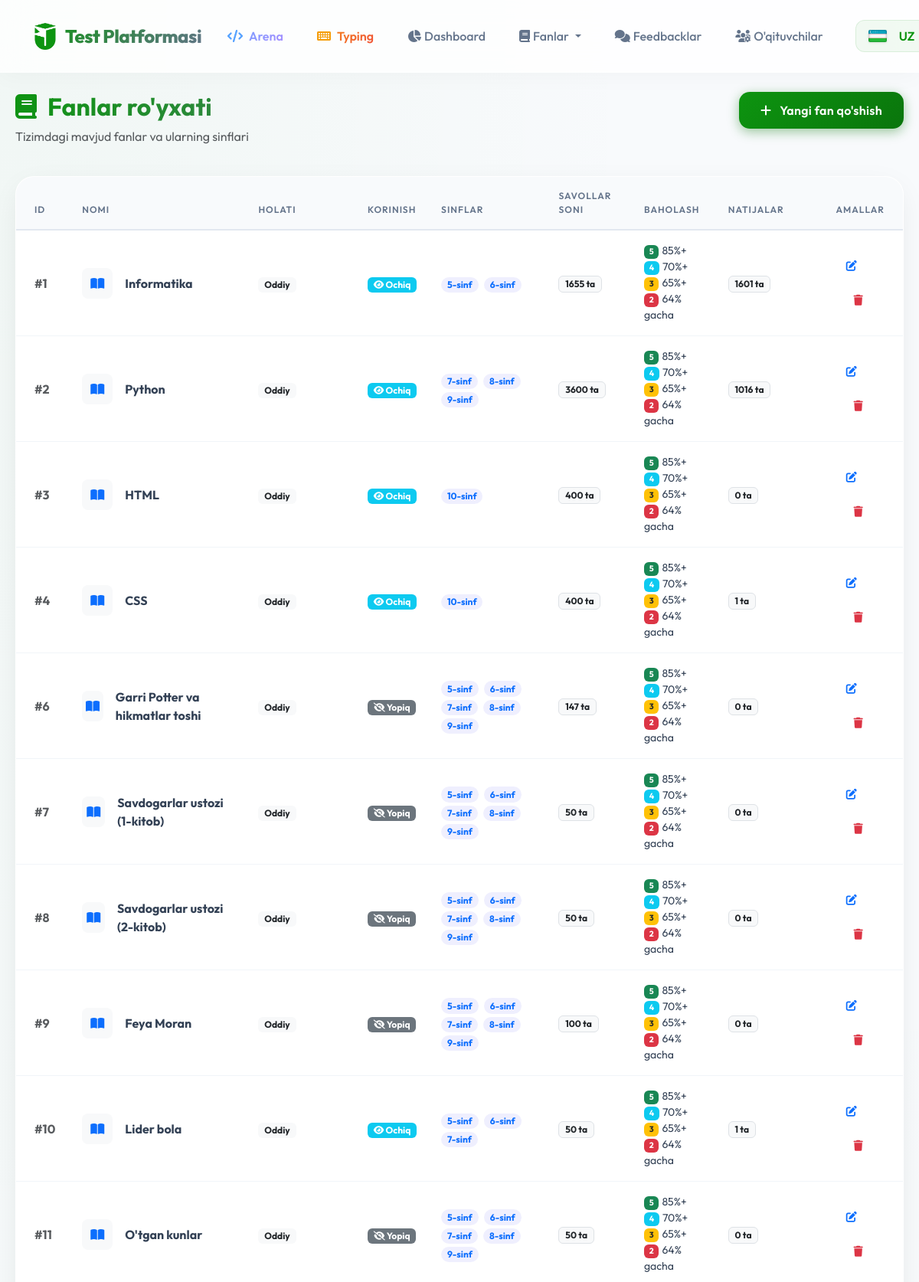
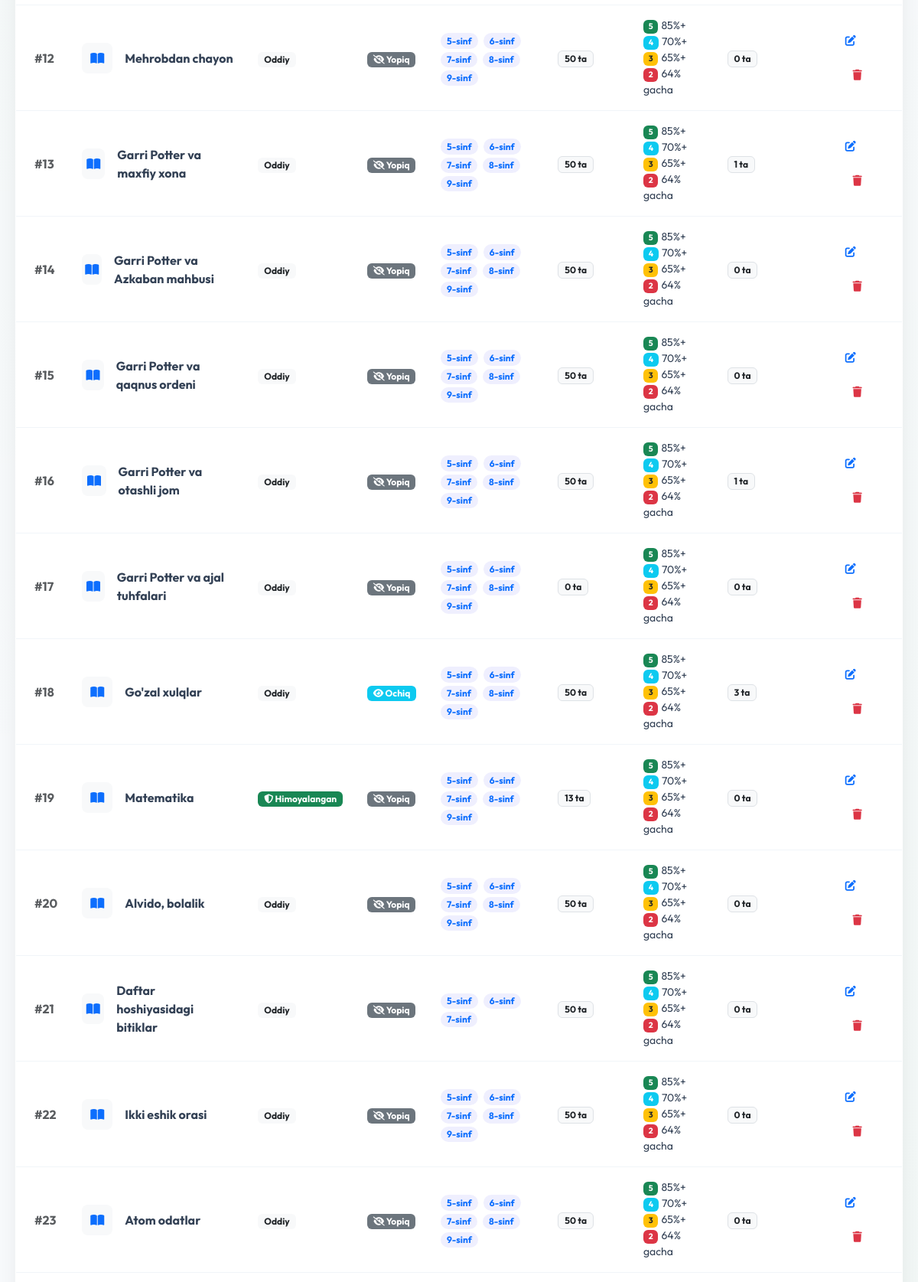
The app's page /admin/subjects (signed in, upper part) with its own data (2 pictures, top to bottom).
### models.py (models this page shows)
class Subject(db.Model):
    id = db.Column(db.Integer, primary_key=True)
    name = db.Column(db.String(50), nullable=False)
    name_ru = db.Column(db.String(50))
    name_en = db.Column(db.String(50))
    grades = db.Column(db.String(20), nullable=False)  # e.g. "5,6" or "7,8,9"
    is_protected = db.Column(db.Boolean, default=False)  # Anti-cheat protection
    question_count = db.Column(db.Integer, default=20)
    time_limit = db.Column(db.Integer, default=30)
    show_results = db.Column(db.Boolean, default=True)
    is_visible = db.Column(db.Boolean, default=True)

### routes/admin.py (the view)
@admin_bp.route('/subjects')
def subjects():
    subjects = Subject.query.all()
    for subject in subjects:
        subject.grade_settings = get_subject_grade_settings(subject.id)
    return render_template('admin_subjects.html', subjects=subjects)

### feature_store.py (called while the page is built)
def _feature_store_path() -> Path:
    instance_dir = Path(current_app.instance_path)
    instance_dir.mkdir(parents=True, exist_ok=True)
    store_path = instance_dir / FEATURE_STORE_FILENAME
    if not store_path.exists():
        store_path.write_text(
            json.dumps({"question_images": {}, "subject_grading": {}}, ensure_ascii=False, indent=2),
            encoding="utf-8",
        )
    return store_path

def _normalize_store(payload: Any) -> dict[str, dict[str, Any]]:
    data = payload if isinstance(payload, dict) else {}
    question_images = data.get("question_images")
    subject_grading = data.get("subject_grading")
    return {
        "question_images": question_images if isinstance(question_images, dict) else {},
        "subject_grading": subject_grading if isinstance(subject_grading, dict) else {},
    }

def load_feature_store() -> dict[str, dict[str, Any]]:
    if hasattr(g, '_feature_store'):
        return g._feature_store
    store_path = _feature_store_path()
    try:
        payload = json.loads(store_path.read_text(encoding="utf-8"))
    except (OSError, json.JSONDecodeError) as e:
        current_app.logger.warning("feature_store o'qishda xato: %s", e)
        payload = {}
    result = _normalize_store(payload)
    g._feature_store = result
    return result

def validate_grade_settings(
    excellent_min: int,
    good_min: int,
    satisfactory_min: int,
    fail_max: int,
) -> str | None:
    values = [excellent_min, good_min, satisfactory_min, fail_max]
    if any(value < 0 or value > 100 for value in values):
        return _("Baho chegaralari 0 dan 100 gacha bo'lishi kerak")
    if not excellent_min > good_min > satisfactory_min:
        return _("Chegaralar kamayish tartibida bo'lishi kerak: A'lo > Yaxshi > Qoniqarli")
    if fail_max >= satisfactory_min:
        return _("Qoniqarsiz chegarasi Qoniqarli chegarasidan past bo'lishi kerak")
    if fail_max != satisfactory_min - 1:
        return _("Qoniqarsiz chegarasi Qoniqarli chegarasidan 1 foiz past bo'lishi kerak")
    return None

### routes/admin.py (called while the page is built)
@admin_bp.before_request
def require_login():
    if request.endpoint == 'admin.login':
        return
    if 'admin_id' not in session:
        return redirect(url_for('admin.login'))

### templates/admin_subjects.html (shortened to what this page needs)
{% extends "base.html" %}
{% block content %}
<div class="row mb-4 animate-fade-in-up">
    <div class="col-md-8">
        <h2 class="fw-bold text-gradient"><i class="fas fa-book me-2"></i> {{ _('Fanlar ro\'yxati') }}</h2>
        <p class="text-muted">{{ _('Tizimdagi mavjud fanlar va ularning sinflari') }}</p>
    </div>
    <div class="col-md-4 text-md-end">
        <a href="{{ url_for('admin.subject_add') }}" class="btn btn-primary">
            <i class="fas fa-plus me-2"></i> {{ _('Yangi fan qo\'shish') }}
        </a>
    </div>
</div>
<div class="card animate-fade-in-up" style="animation-delay: 0.1s;">
    <div class="card-body p-0">
        <div class="table-responsive">
            <table class="table table-hover align-middle mb-0">
                <thead>
                    <tr>
                        <th class="ps-4">ID</th>
                        <th>{{ _('Nomi') }}</th>
                        <th>{{ _('Holati') }}</th>
                        <th>{{ _('Korinish') }}</th>
                        <th>{{ _('Sinflar') }}</th>
                        <th>{{ _('Savollar soni') }}</th>
                        <th>{{ _('Baholash') }}</th>
                        <th>{{ _('Natijalar') }}</th>
                        <th class="text-end pe-4">{{ _('Amallar') }}</th>
                    </tr>
                </thead>
                <tbody>
                    {% for subject in subjects %}
                    <tr>
                        <td class="ps-4 fw-bold text-muted">#{{ subject.id }}</td>
                        <td>
                            <div class="d-flex align-items-center">
                                <div class="icon-square bg-light text-primary rounded-3 me-3 d-flex align-items-center justify-content-center"
                                    style="width: 40px; height: 40px;">
                                    <i class="fas fa-book-open"></i>
                                </div>
                                <span class="fw-bold">{{ subject.name }}</span>
                            </div>
                        </td>
                        <td>
                            {% if subject.is_protected %}
                            <span class="badge bg-success"><i class="fas fa-shield-alt"></i> {{ _('Himoyalangan')
                                }}</span>
                            {% else %}
                            <span class="badge bg-light text-dark">{{ _('Oddiy') }}</span>
                            {% endif %}
                        </td>
                        <td>
                            {% if subject.is_visible %}
                            <span class="badge bg-info"><i class="fas fa-eye"></i> {{ _('Ochiq') }}</span>
                            {% else %}
                            <span class="badge bg-secondary"><i class="fas fa-eye-slash"></i> {{ _('Yopiq') }}</span>
                            {% endif %}
                        </td>
                        <td>
                            {% for grade in subject.grades.split(',') %}
                            <span class="badge bg-soft-primary text-primary rounded-pill me-1">{{ grade }}-{{ _('sinf')
                                }}</span>
                            {% endfor %}
                        </td>
                        <td>
                            <span class="badge bg-light text-dark border">{{ subject.questions|length }} {{ _('ta')
                                }}</span>
                        </td>
                        <td>
                            <div class="small">
                                <div><span class="badge bg-success me-1">5</span>{{ subject.grade_settings.excellent_min }}%+</div>
                                <div><span class="badge bg-info me-1">4</span>{{ subject.grade_settings.good_min }}%+</div>
                                <div><span class="badge bg-warning text-dark me-1">3</span>{{ subject.grade_settings.satisfactory_min }}%+</div>
                                <div><span class="badge bg-danger me-1">2</span>{{ subject.grade_settings.fail_max }}% {{ _('gacha') }}</div>
                            </div>
                        </td>
                        <td>
                            <span class="badge bg-light text-dark border">{{ subject.results|length }} {{ _('ta')
                                }}</span>
                        </td>
                        <td class="text-end pe-4">
                            <a href="{{ url_for('admin.subject_edit', id=subject.id) }}"
                                class="btn btn-sm btn-outline-primary me-2">
                                <i class="fas fa-edit"></i>
                            </a>
                            {% if session.admin_role == 'admin' %}
                            <a href="{{ url_for('admin.subject_delete', id=subject.id) }}"
                                class="btn btn-sm btn-outline-danger"
                                onclick="return confirm('{{ _('Haqiqatan ham bu fanni o\'chirmoqchimisiz? Unga bog\'liq barcha ma\'lumotlar tekshiriladi.') }}')">
                                <i class="fas fa-trash"></i>
                            </a>
                            {% endif %}
                        </td>
                    </tr>
                    {% endfor %}
                </tbody>
            </table>
        </div>
    </div>
</div>
{% endblock %}

### templates/base.html (style rules this page uses)
:root { --primary: #0d9410; --primary-dark: #0a750c; --secondary: #64748b; --success: #10b981; --danger: #ef4444; --warning: #f59e0b; --dark: #0f172a; --light: #f8fafc; --glass: rgba(255, 255, 255, 0.9); --glass-border: rgba(255, 255, 255, 0.2); --shadow: 0 10px 40px -10px rgba(0, 0, 0, 0.1); }
body { font-family: 'Outfit', sans-serif; background: #f8fafc; background-image: radial-gradient(at 0% 0%, rgba(13, 148, 16, 0.03) 0px, transparent 50%), radial-gradient(at 100% 100%, rgba(13, 148, 16, 0.03) 0px, transparent 50%); background-attachment: fixed; min-height: 100vh; color: var(--dark); }
.card { background: var(--glass); backdrop-filter: blur(12px); -webkit-backdrop-filter: blur(12px); border: 1px solid rgba(255, 255, 255, 0.5); border-radius: 24px; box-shadow: var(--shadow); transition: transform 0.3s cubic-bezier(0.4, 0, 0.2, 1), box-shadow 0.3s ease; overflow: hidden; }
.btn { border-radius: 14px; padding: 12px 28px; font-weight: 600; letter-spacing: 0.3px; transition: all 0.3s cubic-bezier(0.4, 0, 0.2, 1); border: none; position: relative; overflow: hidden; }
.btn-primary { background: linear-gradient(135deg, var(--primary), var(--primary-dark)); box-shadow: 0 4px 15px rgba(10, 117, 12, 0.4); }
.table-responsive { border-radius: 20px; box-shadow: 0 4px 6px -1px rgba(0, 0, 0, 0.05); }
.table { background: white; margin-bottom: 0; }
.table thead th { background: #f8fafc; color: #64748b; font-weight: 600; text-transform: uppercase; font-size: 0.75rem; letter-spacing: 1px; padding: 16px; border-bottom: 2px solid #e2e8f0; }
.table tbody td { padding: 16px; vertical-align: middle; border-bottom: 1px solid #f1f5f9; color: #334155; }

### templates/admin_subjects.html (style rules this page uses)
.bg-soft-primary { background-color: rgba(99, 102, 241, 0.1); }
.text-gradient { background: linear-gradient(135deg, var(--primary), var(--secondary)); -webkit-background-clip: text; -webkit-text-fill-color: transparent; }
.animate-fade-in-up { animation: fadeInUp 0.5s ease forwards; opacity: 0; transform: translateY(20px); }

### records on screen
Subject: id "1", name "Informatika", grade "5" "6", questions|length "1655", grade_settings.excellent_min "85", grade_settings.good_min "70", grade_settings.satisfactory_min "65", grade_settings.fail_max "64", results|length "1601"
Subject: id "2", name "Python", grade "7" "8" "9", questions|length "3600", grade_settings.excellent_min "85", grade_settings.good_min "70", grade_settings.satisfactory_min "65", grade_settings.fail_max "64", results|length "1016"
Subject: id "3", name "HTML", grades "10", questions|length "400", grade_settings.excellent_min "85", grade_settings.good_min "70", grade_settings.satisfactory_min "65", grade_settings.fail_max "64", results|length "0"
Subject: id "4", name "CSS", grades "10", questions|length "400", grade_settings.excellent_min "85", grade_settings.good_min "70", grade_settings.satisfactory_min "65", grade_settings.fail_max "64", results|length "1"
Subject: id "6", name "Garri Potter va hikmatlar toshi", grade "5" "6" "7" "8" "9", questions|length "147", grade_settings.excellent_min "85", grade_settings.good_min "70", grade_settings.satisfactory_min "65", grade_settings.fail_max "64", results|length "0"
Subject: id "7", name "Savdogarlar ustozi (1-kitob)", grade "5" "6" "7" "8" "9", questions|length "50", grade_settings.excellent_min "85", grade_settings.good_min "70", grade_settings.satisfactory_min "65", grade_settings.fail_max "64", results|length "0"
Subject: id "8", name "Savdogarlar ustozi (2-kitob)", grade "5" "6" "7" "8" "9", questions|length "50", grade_settings.excellent_min "85", grade_settings.good_min "70", grade_settings.satisfactory_min "65", grade_settings.fail_max "64", results|length "0"
Subject: id "9", name "Feya Moran", grade "5" "6" "7" "8" "9", questions|length "100", grade_settings.excellent_min "85", grade_settings.good_min "70", grade_settings.satisfactory_min "65", grade_settings.fail_max "64", results|length "0"
Subject: id "10", name "Lider bola", grade "5" "6" "7", questions|length "50", grade_settings.excellent_min "85", grade_settings.good_min "70", grade_settings.satisfactory_min "65", grade_settings.fail_max "64", results|length "1"
Subject: id "11", name "O'tgan kunlar", grade "5" "6" "7" "8" "9", questions|length "50", grade_settings.excellent_min "85", grade_settings.good_min "70", grade_settings.satisfactory_min "65", grade_settings.fail_max "64", results|length "0"
Subject: id "12", name "Mehrobdan chayon", grade "5" "6" "7" "8" "9", questions|length "50", grade_settings.excellent_min "85", grade_settings.good_min "70", grade_settings.satisfactory_min "65", grade_settings.fail_max "64", results|length "0"
Subject: id "13", name "Garri Potter va maxfiy xona", grade "5" "6" "7" "8" "9", questions|length "50", grade_settings.excellent_min "85", grade_settings.good_min "70", grade_settings.satisfactory_min "65", grade_settings.fail_max "64", results|length "1"
Subject: id "14", name "Garri Potter va Azkaban mahbusi", grade "5" "6" "7" "8" "9", questions|length "50", grade_settings.excellent_min "85", grade_settings.good_min "70", grade_settings.satisfactory_min "65", grade_settings.fail_max "64", results|length "0"
Subject: id "15", name "Garri Potter va qaqnus ordeni", grade "5" "6" "7" "8" "9", questions|length "50", grade_settings.excellent_min "85", grade_settings.good_min "70", grade_settings.satisfactory_min "65", grade_settings.fail_max "64", results|length "0"
Subject: id "16", name "Garri Potter va otashli jom", grade "5" "6" "7" "8" "9", questions|length "50", grade_settings.excellent_min "85", grade_settings.good_min "70", grade_settings.satisfactory_min "65", grade_settings.fail_max "64", results|length "1"
Subject: id "17", name "Garri Potter va ajal tuhfalari", grade "5" "6" "7" "8" "9", questions|length "0", grade_settings.excellent_min "85", grade_settings.good_min "70", grade_settings.satisfactory_min "65", grade_settings.fail_max "64", results|length "0"
Subject: id "18", name "Go'zal xulqlar", grade "5" "6" "7" "8" "9", questions|length "50", grade_settings.excellent_min "85", grade_settings.good_min "70", grade_settings.satisfactory_min "65", grade_settings.fail_max "64", results|length "3"
Subject: id "19", name "Matematika", grade "5" "6" "7" "8" "9", questions|length "13", grade_settings.excellent_min "85", grade_settings.good_min "70", grade_settings.satisfactory_min "65", grade_settings.fail_max "64", results|length "0"
Subject: id "20", name "Alvido, bolalik", grade "5" "6" "7" "8" "9", questions|length "50", grade_settings.excellent_min "85", grade_settings.good_min "70", grade_settings.satisfactory_min "65", grade_settings.fail_max "64", results|length "0"
Subject: id "21", name "Daftar hoshiyasidagi bitiklar", grade "5" "6" "7", questions|length "50", grade_settings.excellent_min "85", grade_settings.good_min "70", grade_settings.satisfactory_min "65", grade_settings.fail_max "64", results|length "0"
Subject: id "22", name "Ikki eshik orasi", grade "5" "6" "7" "8" "9", questions|length "50", grade_settings.excellent_min "85", grade_settings.good_min "70", grade_settings.satisfactory_min "65", grade_settings.fail_max "64", results|length "0"
Subject: id "23", name "Atom odatlar", grade "5" "6" "7" "8" "9", questions|length "50", grade_settings.excellent_min "85", grade_settings.good_min "70", grade_settings.satisfactory_min "65", grade_settings.fail_max "64", results|length "0"
